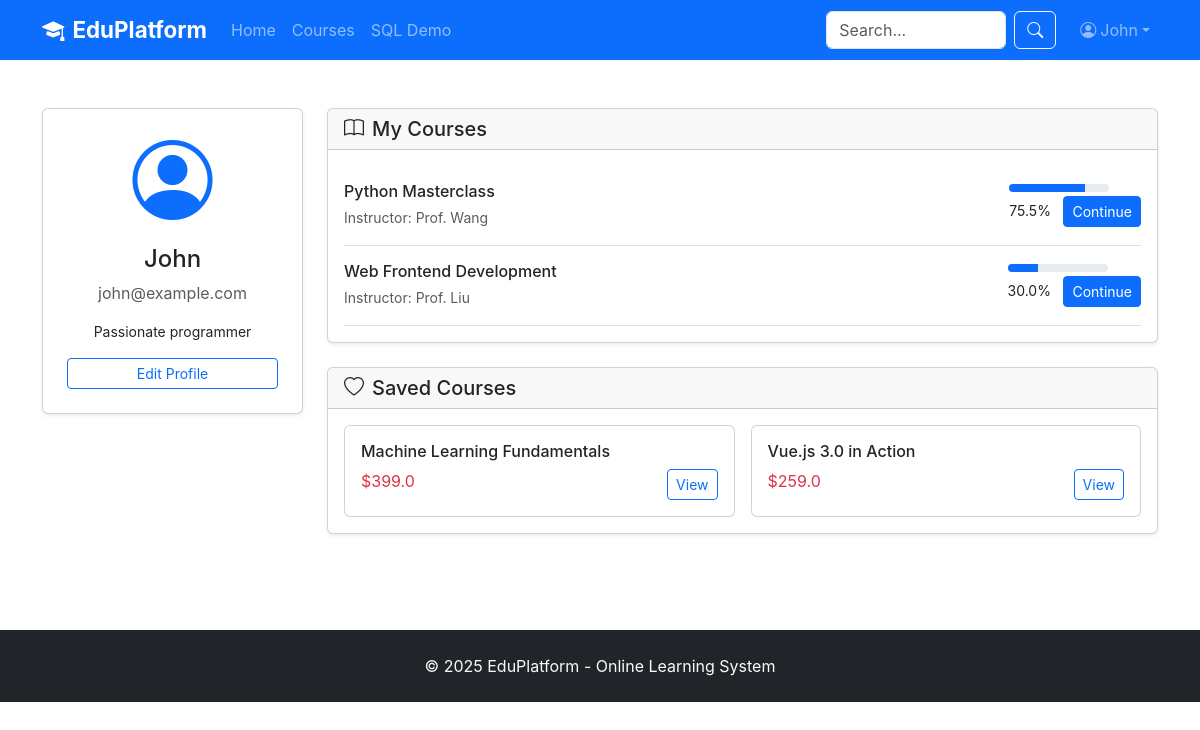
The app's page /profile (signed in) with its own data.
### tables this page shows
CREATE TABLE user (user_id INTEGER PRIMARY KEY AUTOINCREMENT, username TEXT NOT NULL UNIQUE, email TEXT NOT NULL UNIQUE, password_hash TEXT NOT NULL, phone TEXT, status TEXT DEFAULT 'active', created_at TIMESTAMP DEFAULT CURRENT_TIMESTAMP, last_login DATETIME);

CREATE TABLE user_profile (profile_id INTEGER PRIMARY KEY AUTOINCREMENT, user_id INTEGER NOT NULL UNIQUE, avatar_url TEXT, bio TEXT, gender TEXT, location TEXT, occupation TEXT, FOREIGN KEY (user_id) REFERENCES user(user_id));

CREATE TABLE enrollment (enrollment_id INTEGER PRIMARY KEY AUTOINCREMENT, user_id INTEGER NOT NULL, course_id INTEGER NOT NULL, order_id INTEGER, progress_percent REAL DEFAULT 0.00, completed_lessons INTEGER DEFAULT 0, total_lessons INTEGER DEFAULT 0, status TEXT DEFAULT 'active', enrolled_at TIMESTAMP DEFAULT CURRENT_TIMESTAMP, last_accessed_at DATETIME, UNIQUE (user_id, course_id));

CREATE TABLE course (course_id INTEGER PRIMARY KEY AUTOINCREMENT, title TEXT NOT NULL, subtitle TEXT, description TEXT, instructor_id INTEGER NOT NULL, category_id INTEGER, cover_image TEXT, price REAL DEFAULT 0.00, original_price REAL, level TEXT DEFAULT 'beginner', duration_hours REAL DEFAULT 0, status TEXT DEFAULT 'draft', is_featured INTEGER DEFAULT 0, enrollment_count INTEGER DEFAULT 0, rating_avg REAL DEFAULT 0.00, rating_count INTEGER DEFAULT 0, created_at TIMESTAMP DEFAULT CURRENT_TIMESTAMP, published_at DATETIME);

CREATE TABLE favorite (favorite_id INTEGER PRIMARY KEY AUTOINCREMENT, user_id INTEGER NOT NULL, course_id INTEGER NOT NULL, created_at TIMESTAMP DEFAULT CURRENT_TIMESTAMP, UNIQUE (user_id, course_id));

### app.py (the view)
@app.route('/profile')
@login_required
def profile():
    conn = get_db()
    c = conn.cursor()
    c.execute('SELECT u.*, up.* FROM user u LEFT JOIN user_profile up ON u.user_id = up.user_id WHERE u.user_id = ?', (session['user_id'],))
    user = c.fetchone()
    c.execute('''SELECT e.*, c.title, c.cover_image, u.username as instructor_name FROM enrollment e
        JOIN course c ON e.course_id = c.course_id LEFT JOIN user u ON c.instructor_id = u.user_id
        WHERE e.user_id = ? AND e.status = 'active' ORDER BY e.last_accessed_at DESC''', (session['user_id'],))
    learning_courses = c.fetchall()
    c.execute('''SELECT f.*, c.title, c.cover_image, c.price, u.username as instructor_name FROM favorite f
        JOIN course c ON f.course_id = c.course_id LEFT JOIN user u ON c.instructor_id = u.user_id
        WHERE f.user_id = ? ORDER BY f.created_at DESC''', (session['user_id'],))
    favorites = c.fetchall()
    conn.close()
    return render_template('profile.html', user=user, learning_courses=learning_courses, favorites=favorites)

### app.py (called while the page is built)
def get_db():
    conn = sqlite3.connect(DATABASE)
    conn.row_factory = sqlite3.Row
    return conn

def login_required(f):
    @wraps(f)
    def decorated_function(*args, **kwargs):
        if 'user_id' not in session:
            flash('Please login first', 'warning')
            return redirect(url_for('login'))
        return f(*args, **kwargs)
    return decorated_function

### templates/profile.html (shortened to what this page needs)
{% extends "base.html" %}
{% block content %}
<div class="container py-5">
    <div class="row">
        <div class="col-lg-3 mb-4">
            <div class="card shadow-sm text-center p-4">
                <i class="bi bi-person-circle display-1 text-primary"></i>
                <h4 class="mt-3">{{ user['username'] }}</h4>
                <p class="text-muted">{{ user['email'] }}</p>
                <p class="small">{{ user['bio'] or 'No bio yet' }}</p>
                <a href="{{ url_for('edit_profile') }}" class="btn btn-outline-primary btn-sm">Edit Profile</a>
            </div>
        </div>
        <div class="col-lg-9">
            <div class="card shadow-sm mb-4">
                <div class="card-header"><h5 class="mb-0"><i class="bi bi-book me-2"></i>My Courses</h5></div>
                <div class="card-body">
                    {% if learning_courses %}{% for course in learning_courses %}
                    <div class="d-flex justify-content-between align-items-center border-bottom py-3">
                        <div><h6 class="mb-1">{{ course['title'] }}</h6><small class="text-muted">Instructor: {{ course['instructor_name'] }}</small></div>
                        <div class="text-end">
                            <div class="progress mb-1" style="width:100px;height:8px;"><div class="progress-bar" style="width:{{ course['progress_percent'] }}%"></div></div>
                            <small>{{ course['progress_percent'] }}%</small>
                            <a href="{{ url_for('learn', course_id=course['course_id']) }}" class="btn btn-sm btn-primary ms-2">Continue</a>
                        </div>
                    </div>
                    {% endfor %}{% else %}<p class="text-center text-muted py-3">No courses yet. <a href="{{ url_for('courses') }}">Browse courses</a></p>{% endif %}
                </div>
            </div>
            <div class="card shadow-sm">
                <div class="card-header"><h5 class="mb-0"><i class="bi bi-heart me-2"></i>Saved Courses</h5></div>
                <div class="card-body">
                    {% if favorites %}<div class="row g-3">{% for f in favorites %}<div class="col-md-6"><div class="card"><div class="card-body"><h6>{{ f['title'] }}</h6><div class="d-flex justify-content-between"><span class="text-danger">${{ f['price'] }}</span><a href="{{ url_for('course_detail', course_id=f['course_id']) }}" class="btn btn-sm btn-outline-primary">View</a></div></div></div></div>{% endfor %}</div>{% else %}<p class="text-center text-muted py-3">No saved courses</p>{% endif %}
                </div>
            </div>
        </div>
    </div>
</div>
{% endblock %}

### templates/base.html (shortened to what this page needs)
<!DOCTYPE html>
<html lang="en">
<head>
    <link href="https://cdn.jsdelivr.net/npm/bootstrap@5.3.0/dist/css/bootstrap.min.css" rel="stylesheet">
    <link href="https://cdn.jsdelivr.net/npm/bootstrap-icons@1.10.0/font/bootstrap-icons.css" rel="stylesheet">
    <link href="{{ url_for('static', filename='css/style.css') }}" rel="stylesheet">
</head>
<body>
    <nav class="navbar navbar-expand-lg navbar-dark bg-primary sticky-top">
        <div class="container">
            <a class="navbar-brand fw-bold" href="{{ url_for('index') }}"><i class="bi bi-mortarboard-fill me-2"></i>EduPlatform</a>
            <div class="collapse navbar-collapse" id="navbarNav">
                <ul class="navbar-nav me-auto">
                    <li class="nav-item"><a class="nav-link" href="{{ url_for('index') }}">Home</a></li>
                    <li class="nav-item"><a class="nav-link" href="{{ url_for('courses') }}">Courses</a></li>
                    <li class="nav-item"><a class="nav-link" href="{{ url_for('demo_queries') }}">SQL Demo</a></li>
                </ul>
                <form class="d-flex me-3" action="{{ url_for('courses') }}" method="get">
                    <input class="form-control me-2" type="search" name="keyword" placeholder="Search..." style="width:180px;">
                    <button class="btn btn-outline-light" type="submit"><i class="bi bi-search"></i></button>
                </form>
                <ul class="navbar-nav">
                    {% if session.user_id %}
                    <li class="nav-item dropdown">
                        <a class="nav-link dropdown-toggle" href="#" data-bs-toggle="dropdown"><i class="bi bi-person-circle me-1"></i>{{ session.username }}</a>
                    </li>
                    {% else %}
                    <li class="nav-item"><a class="nav-link" href="{{ url_for('login') }}">Login</a></li>
                    <li class="nav-item"><a class="btn btn-light ms-2" href="{{ url_for('register') }}">Sign Up</a></li>
                    {% endif %}
                </ul>
            </div>
        </div>
    </nav>
    <main>{% block content %}{% endblock %}</main>
    <footer class="bg-dark text-light py-4 mt-5">
        <div class="container text-center">
            <p class="mb-0">&copy; 2025 EduPlatform - Online Learning System</p>
        </div>
    </footer>
</body>
</html>

### static/css/style.css (style rules this page uses)
body { font-family: -apple-system, BlinkMacSystemFont, "Segoe UI", Roboto, "Helvetica Neue", Arial, sans-serif; }
.navbar-brand { font-size: 1.4rem; }
.progress { background-color: #e9ecef; }

### records on screen
user: username "John", email "john@example.com"
user_profile: bio "Passionate programmer"
enrollment: title "Python Masterclass", instructor_name "Prof. Wang", progress_percent "75.5"
enrollment: title "Web Frontend Development", instructor_name "Prof. Liu", progress_percent "30.0"
favorite: title "Machine Learning Fundamentals", price "399.0"
favorite: title "Vue.js 3.0 in Action", price "259.0"
